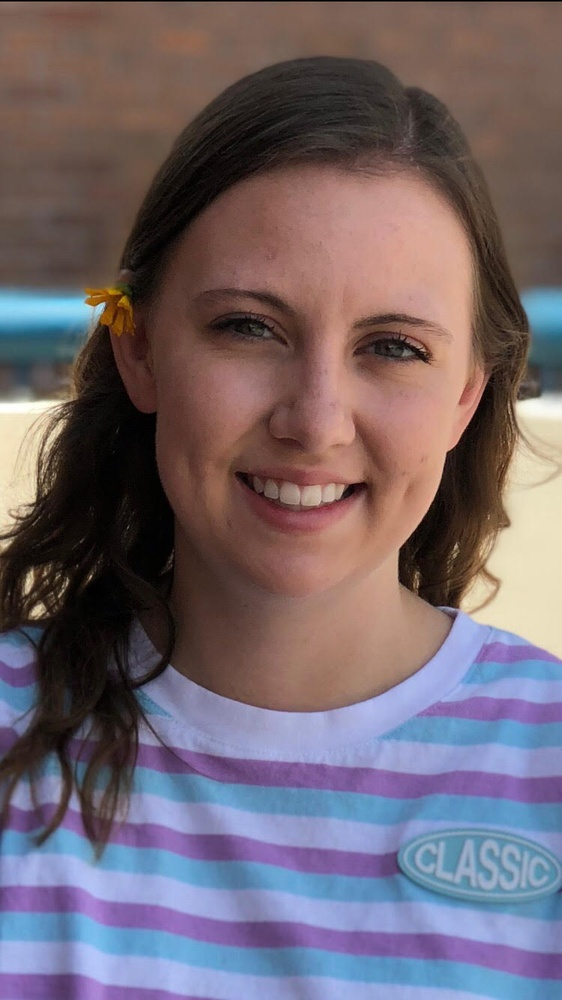
//> input picture Assignment1/images/megan.jpg, 562 x 1000 px, shrunk from 750 x 1334 before the run
$ ./main   (built with g++ and OpenCV 4)
//> lines starting //> are read from the running program, lines starting //| are printed output that depends on the picture
#include <iostream>
#include <cstdlib>
#include <ctime>
#include <cmath>

//Opencv
#include "opencv2/opencv.hpp"
#include "opencv2/imgcodecs.hpp"
#include "opencv2/highgui/highgui.hpp"

using namespace std;
using namespace cv;

// **************************************************************
// Function for finding MSE between two matrices
// **************************************************************
// [40 lines left out: function findMSE, not called in this run]


// **************************************************************
// Laplacian Filters
// **************************************************************
void laplacian() {

	Mat original = imread("../images/megan.jpg", CV_32F);
//> original is the input picture: 1000 rows x 562 cols, CV_8UC3; mean B, G, R 109.7, 101.7, 114.2

	Mat img;

	cvtColor(original, img, COLOR_BGR2GRAY);
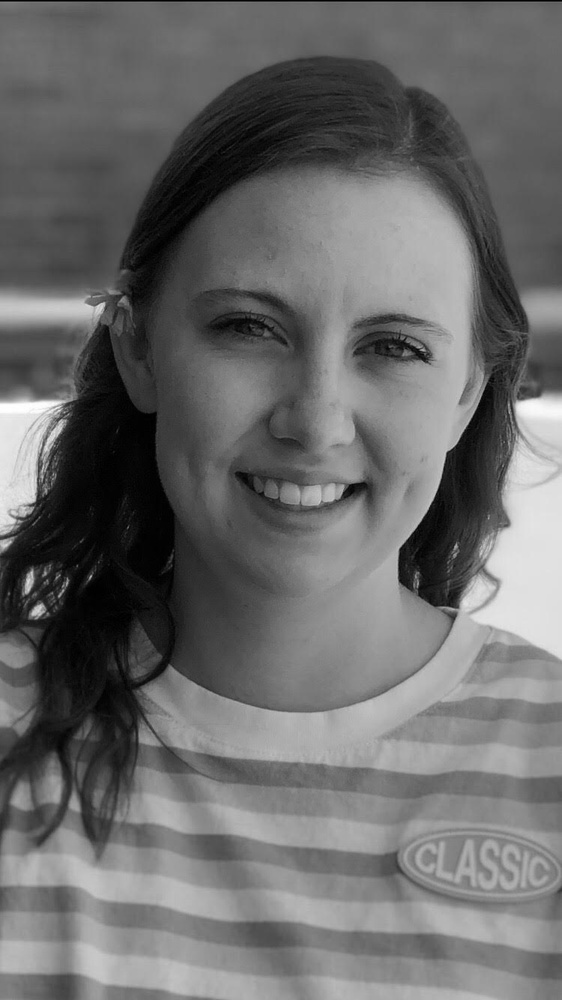
//> img: 1000 rows x 562 cols, CV_8UC1; min 0, max 255, mean 106.3

	float values1[9] = {1, 0, 1, 0, -4, 0, 1, 0, 1};
	Mat filter1(3, 3, CV_32F, values1);

	float values2[9] = {1, 1, 1, 1, -8, 1, 1, 1, 1};
	Mat filter2(3, 3, CV_32F, values2);

	float values3[9] = {-1, -2, -1, 0, 0, 0, 1, 2, 1};
	Mat sobel1(3, 3, CV_32F, values3);

	float values4[9] = {-1, 0, 1, -2, 0, 2, -1, 0, 1};
	Mat sobel2(3, 3, CV_32F, values4);

	float valuesD[25] = {1, 1, 1, 1, 1, 1, 1, 1, 1, 1, 1, 1, -24, 1, 1, 1, 1, 1, 1, 1, 1, 1, 1, 1, 1};
	Mat filterD(5, 5, CV_32F, valuesD);


	Mat img1(img.rows, img.cols, CV_32F);
	Mat img2(img.rows, img.cols, CV_32F);
	Mat imgSobel1(img.rows, img.cols, CV_32F);
	Mat imgSobel2(img.rows, img.cols, CV_32F);
	Mat imgD(img.rows, img.cols, CV_32F);

	filter2D(img, img1, -1, filter1);
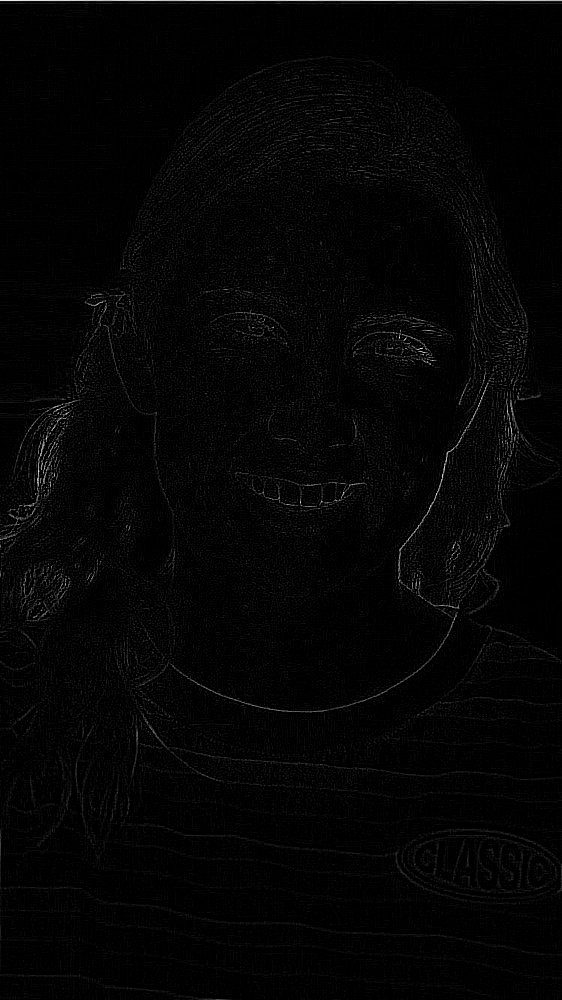
//> img1: 1000 rows x 562 cols, CV_8UC1; min 0, max 246, mean 4.4
	filter2D(img, img2, -1, filter2);
	filter2D(img, imgSobel1, -1, sobel1);
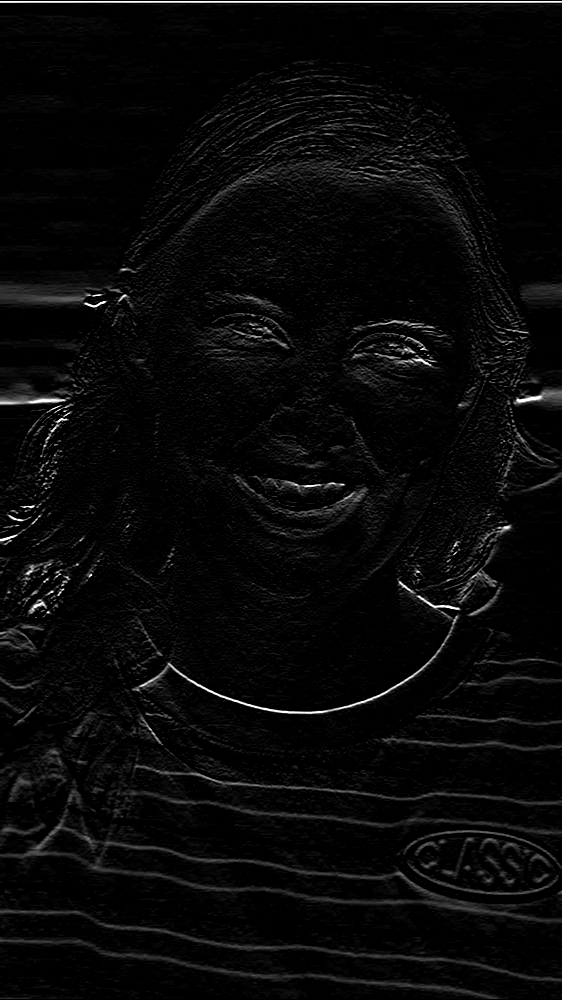
//> imgSobel1: 1000 rows x 562 cols, CV_8UC1; min 0, max 255, mean 8.4
	filter2D(img, imgSobel2, -1, sobel2);
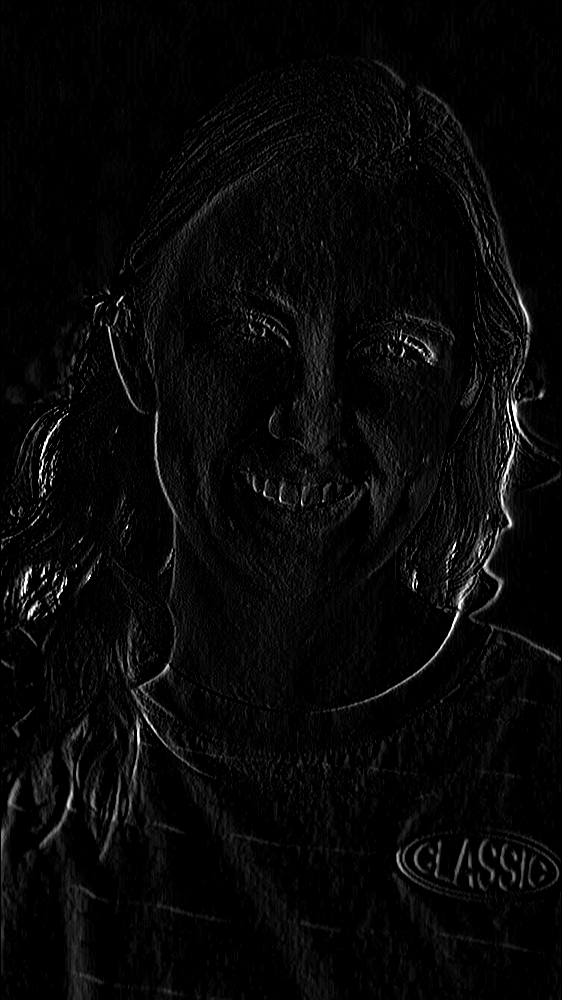
//> imgSobel2: 1000 rows x 562 cols, CV_8UC1; min 0, max 255, mean 7.7
	filter2D(img, imgD, -1, filterD);
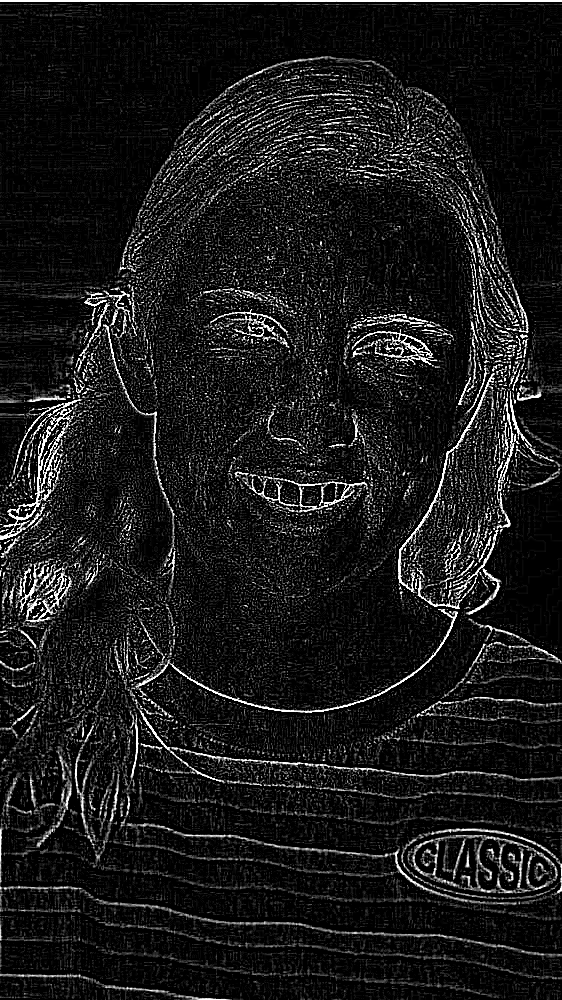
//> imgD: 1000 rows x 562 cols, CV_8UC1; min 0, max 255, mean 25.7

	Mat img2T = img2.clone();
	for (int i = 0; i < img.cols; i++) {
		for (int j = 0; j < img.cols; j++) {
			if (img2T.at<uchar>(i, j) < 100)
				img2T.at<uchar>(i, j) = 0;
			else
				img2T.at<uchar>(i, j) = 255;
		}
	}


	imshow("original", original);
	imshow("gray", img);
	imshow("filter 1", img1);
	imshow("filter 2", img2);
	imshow("filter 2 T", img2T);
	// imshow("sobel 1", imgSobel1);
	// imshow("sobel 2", imgSobel2);
	// imshow("filter D", imgD);
	while(waitKey(30) != 27);
//> the Esc key is pressed
	destroyAllWindows();

}


// **************************************************************
// Laplacian Filters
// **************************************************************
// [436 lines left out: functions highPassEqualization, problemSix, problemSeven, not called in this run]


int main() {

	cout << endl;

	// problemSix();

	//problemSeven();

	laplacian();

	// highPassEqualization();

	return 0;
}
